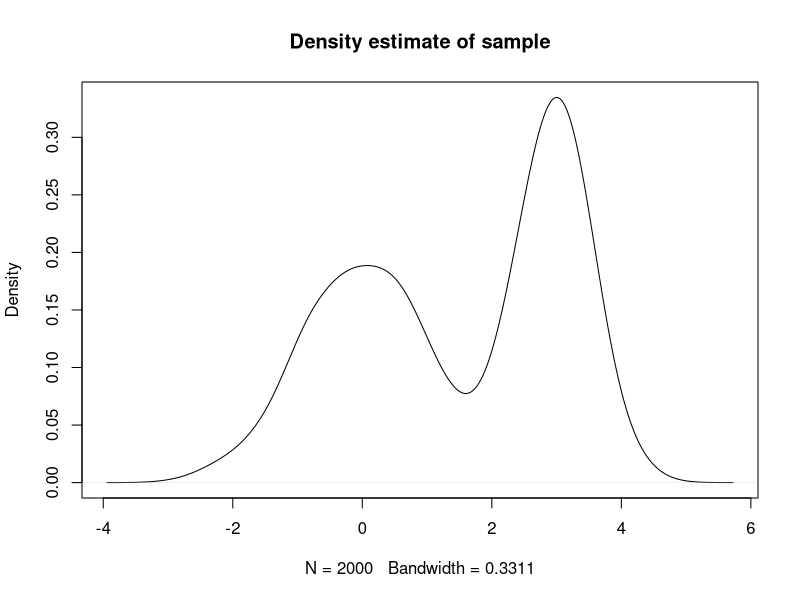
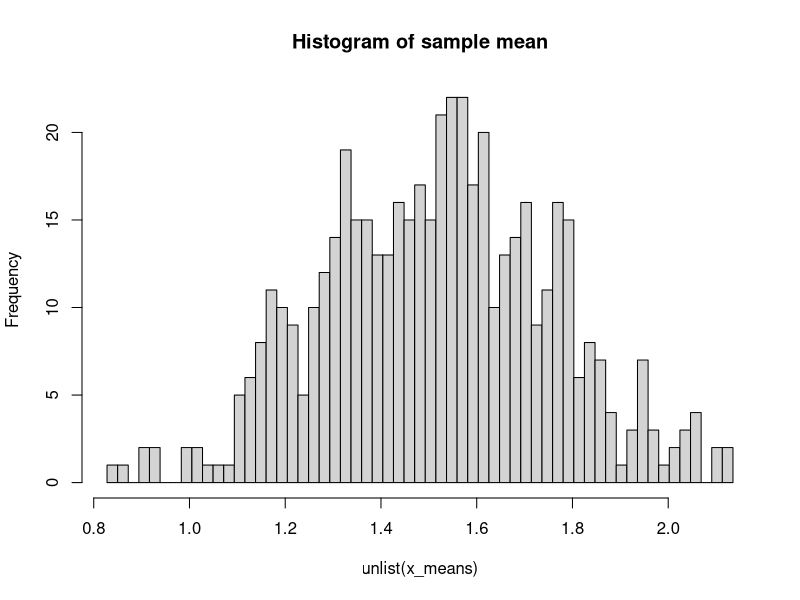
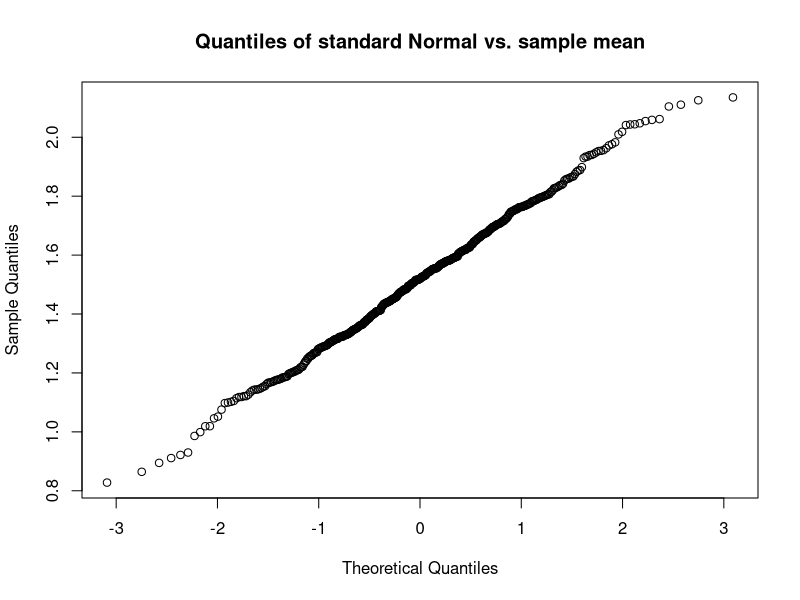
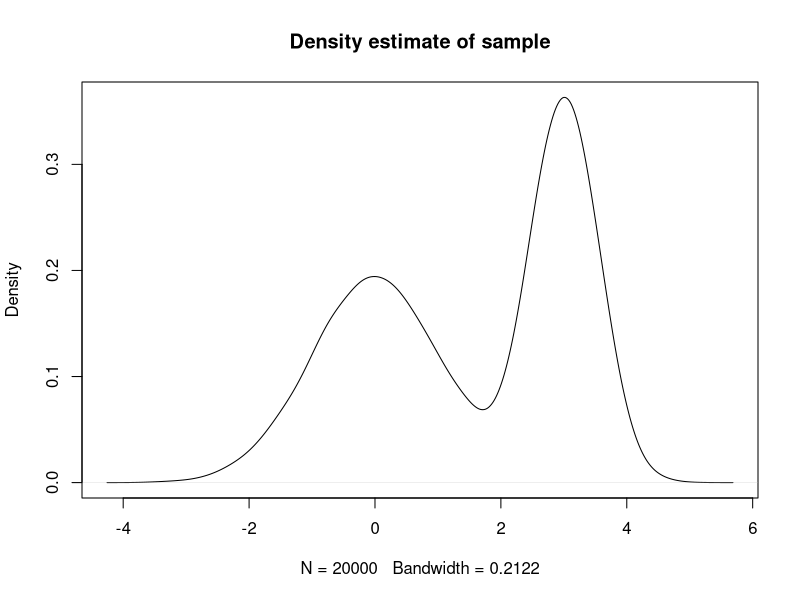
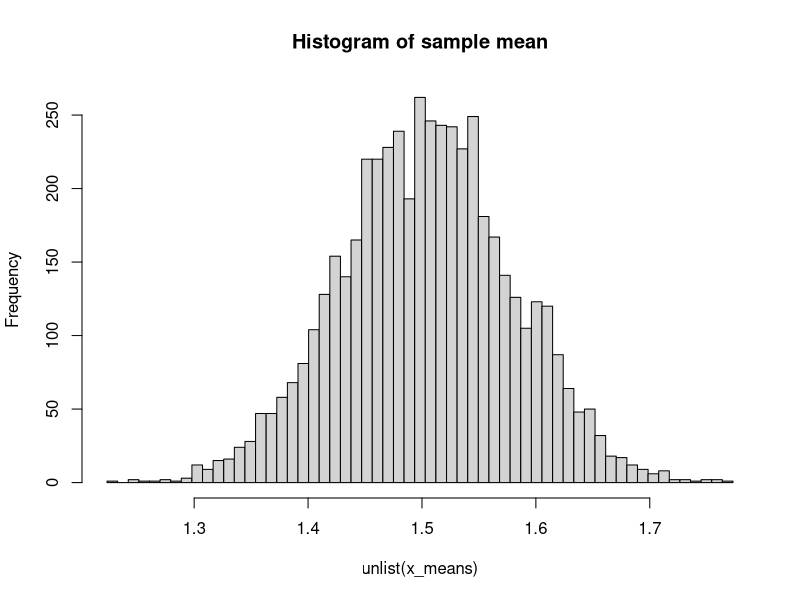
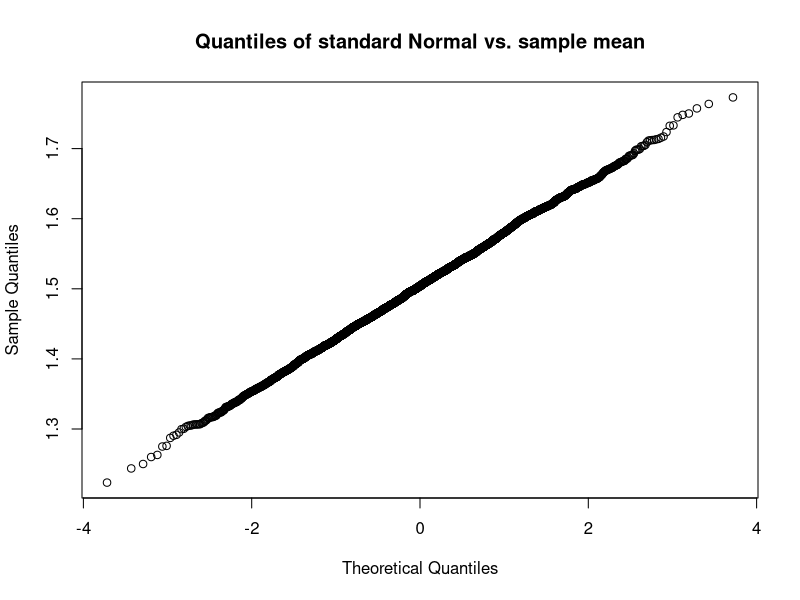

Write the R code that produced these figures, in order.
##--------------------------------------------
##
## Class: PCE 350 Data Science Methods Class
##
## CLT
##
##--------------------------------------------

plot.hist = function(x, bins = 60){
  brks = seq(min(x), max(x), length.out = bins)
  hist(unlist(x_means), main = 'Histogram of sample mean', breaks = brks)
}

gen.sample = function(n, mean = 3, sd = 0.5){
  x = c(rnorm(n),rnorm(n, mean=mean, sd=sd))
  plot(density(x), main = 'Density estimate of sample') # Definitely not normal
  x
}

sample.means = function(x, n, size){
  x_samples = lapply(1:n, function(i) sample(x, size=size, replace=TRUE))
  lapply(x_samples, mean)
}

##----CLT and Confidence Intervals----
x = gen.sample(1000) # Definitely not normal

# generate 500 samples
x_means = sample.means(x, 500, size = 50 )
plot.hist(unlist(x_means))
qqnorm(unlist(x_means), main = 'Quantiles of standard Normal vs. sample mean') # Yay normality!

pop_mean_estimate = mean(unlist(x_means))
pop_mean_estimate
pop_mean_sd = sd(unlist(x_means))
pop_mean_sd

actual_mean = mean(x)
actual_mean

# Create an alpha-level confidence interval
alpha = 0.95
half_width = qnorm((1+alpha)/2, mean=pop_mean_estimate, sd = pop_mean_sd) - pop_mean_estimate
half_width

ci_low = pop_mean_estimate - half_width
ci_high = pop_mean_estimate + half_width

print(paste('The actual mean is',round(actual_mean,3)))
print(paste('The',alpha,'level CI is (',round(ci_low,3),',',round(ci_high,3),').'))


## ----- Try with a larger sample of 100 with more samples -----
x = gen.sample(10000) 
x_means = sample.means(x, 5000, size = 500)
plot.hist(unlist(x_means))
qqnorm(unlist(x_means), main = 'Quantiles of standard Normal vs. sample mean') # Yay normality!

pop_mean_estimate = mean(unlist(x_means))
pop_mean_estimate
pop_mean_sd = sd(unlist(x_means))
pop_mean_sd

actual_mean = mean(x)
actual_mean

# Create an alpha-level confidence interval
alpha = 0.95
half_width = qnorm((1+alpha)/2, mean=pop_mean_estimate, sd = pop_mean_sd) - pop_mean_estimate
half_width

ci_low = pop_mean_estimate - half_width
ci_high = pop_mean_estimate + half_width

print(paste('The actual mean is',round(actual_mean,3)))
print(paste('The',alpha,'level CI is (',round(ci_low,3),',',round(ci_high,3),').'))

